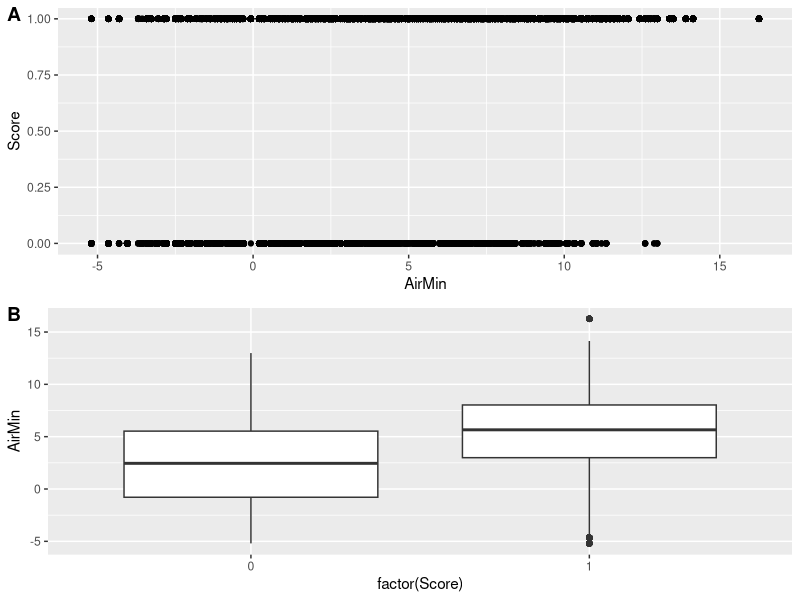
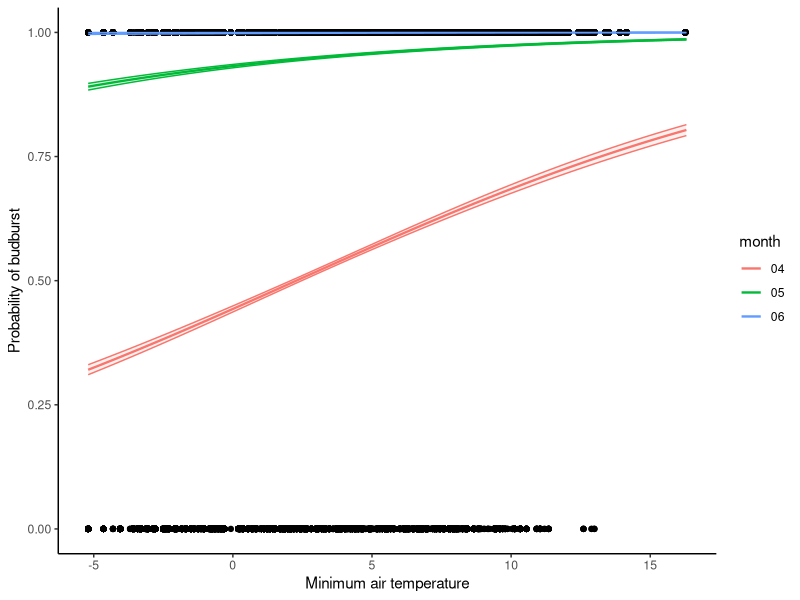

The R source for these figures, in order:
# set environment and read in data
rm(list=ls())
girth<-read.csv("../data/girth.csv")
#head(girth)
pheno<-read.csv("../data/phenology.csv")
#head(pheno)
trees<-read.csv("../data/trees.csv")
#head(trees)
silweather<-read.csv("../data/SilwoodWeatherDaily.csv")
#head(silweather)




# line up date in silweather to match with data, then merge
for (i in 1:nrow(silweather)){
  silweather$TIMESTAMP[i] <- gsub(pattern = " 9:00", x=silweather$TIMESTAMP[i], replacement="")
}
silweather$Date<-silweather$TIMESTAMP
silweather$TIMESTAMP<-NULL
data<-merge(pheno, silweather, by="Date")



# remove <> from scores and turn them into numbers
data$Score <- gsub("[<>]", "", data$Score)
data$Score<- as.numeric(data$Score)
# remove outliers and nas
data <- data[data$Score <= 6, ]
data <- data[is.na(data$Score)==F, ]






# check out data
#hist(data$Air_Temp..Deg.C...Smp.)
#hist(data$Grass_Temp..Deg.C...Smp.)
#hist(data$Soil_Temp_2in...Deg.C...Smp.)
#hist(data$Soil_Temp_4in...Deg.C...Smp.)
#hist(data$Air_Temp_Max...Deg.C...Max.)
#hist(data$Air_Temp_Min...Deg.C...Min.)
#hist(data$Grass_Temp_Max..Deg.C...Max.)
#hist(data$Grass_Temp_Min..Deg.C...Min.)
#hist(data$Rain_mm_Tot...mm...Tot.)


data$remarks=NULL
colSums(is.na(data))
data<-na.omit(data)











data2<-data[c(1,4,7,10,11,13,14)]

# renaming columns
names(data2)[3]<-"GrassTemp"
names(data2)[4]<-"AirMax"
names(data2)[5]<-"AirMin"
names(data2)[6]<-"GrassMin"
names(data2)[7]<-"Rain"

# create column month for which month each data point is in
# they are all between 04 and 06
data2$Date<-as.Date(data2$Date, format = "%d/%m/%Y")
data2$month <- NA
for (i in 1:nrow(data2)){
  data2$month[i] <- format(data2$Date[i], "%m")
}





data2$week<-NA
for (i in 1:nrow(data2)) {
  day <- as.integer(format(data2$Date[i], "%d"))
  if (data2$month[i]=="03"){
    data2$week[i] <- ifelse(day <= 7, 1,
                            ifelse(day <= 15, 2,
                                   ifelse(day <= 23, 3, 4)))
  }
  if (data2$month[i]=="04"){
    data2$week[i] <- ifelse(day <= 7, 5,
                            ifelse(day <= 15, 6,
                                   ifelse(day <= 23, 7, 8)))
  }
  if (data2$month[i]=="05"){
    data2$week[i] <- ifelse(day <= 7, 9,
                            ifelse(day <= 15, 10,
                                   ifelse(day <= 23, 11, 12)))
  }
  if (data2$month[i]=="06"){
    data2$week[i] <- ifelse(day <= 7, 13,
                            ifelse(day <= 15, 14,
                                   ifelse(day <= 23, 15, 16)))
  }
}



# change scores to be binary
for (i in 1:nrow(data2)) {
  if (data2$Score[i] %in% c("1","2")){
    data2$Score[i] = 0
  }
}
for (i in 1:nrow(data2)) {
  if (data2$Score[i] %in% c("3", "4", "5", "6")){
    data2$Score[i] = 1
  }
}

# Remove rows where month is "03"
require(dplyr)
data2 <- data2 %>% filter(month != "03")

# plots
require(ggplot2)
require(ggpubr)
scatterplot<-ggplot(data2, aes(x=AirMin, y=Score))+
  geom_point()
boxplot<-ggplot(data2, aes(x=factor(Score),y=AirMin))+
  geom_boxplot()
ggarrange(scatterplot, boxplot, labels=c("A","B"), ncol=1, nrow=2)

# Convert 'Score' to a logical binary variable
#data2$Score <- as.logical(data2$Score)
# Convert 'Score' to a factor with levels "0" and "1"
#data2$Score <- factor(data2$Score, levels = c(0, 1), labels = c(TRUE, FALSE))

m1<-glm(Score~AirMin+factor(month), data=data2, family="binomial")
summary(m1)
anova(m1,test="Chisq")




# Define the range for AirMin
AirMin_values <- seq(from = -5.2, to = 16.3, length = 100)

# Define the month levels as a factor
month_levels <- factor(c("04", "05", "06"))

# Create a new_data dataframe with all combinations of AirMin and month
new_data <- expand.grid(AirMin = AirMin_values, month = month_levels)

# Load dplyr if not already loaded
library(dplyr)




# View the new_data to verify
head(new_data)

# Generate predictions on the logit scale with standard errors
predictions <- predict(m1, newdata = new_data, type = "link", se.fit = TRUE)

# Store predictions and confidence intervals in new_data
new_data$pred <- predictions$fit
new_data$se <- predictions$se.fit
new_data$upperCI <- new_data$pred + (1.96 * new_data$se)
new_data$lowerCI <- new_data$pred - (1.96 * new_data$se)

# Optionally, convert to the probability scale using plogis
new_data$pred_prob <- plogis(new_data$pred)
new_data$upperCI_prob <- plogis(new_data$upperCI)
new_data$lowerCI_prob <- plogis(new_data$lowerCI)

ggplot(new_data, aes(x = AirMin, y = pred_prob, color = month, fill = month, group = month)) +
  geom_line(show.legend = TRUE, size = 0.8) +  # Use different line types for each month
  geom_point(data2, mapping = aes(x=AirMin, y=Score), col="black", show.legend = FALSE)+
  geom_ribbon(aes(ymin = lowerCI_prob, ymax = upperCI_prob), alpha = 0.1, show.legend = FALSE) +
  labs(y = "Probability of budburst", x = "Minimum air temperature") +
  theme_classic()








